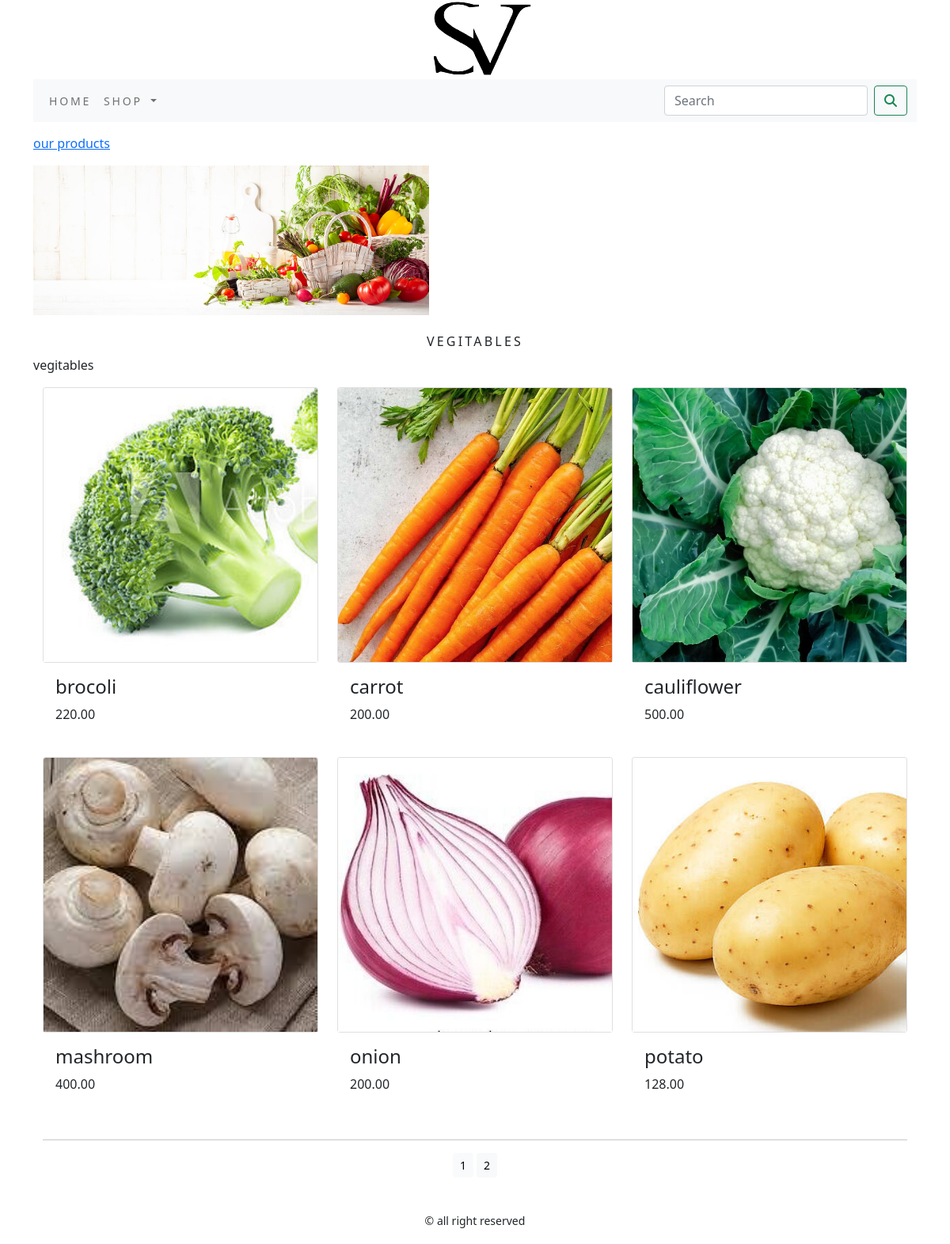
/shop/vegitables-stock/, run on the app's committed database.
### shop/models.py (models this page shows, shortened)
class Category(models.Model):
    name = models.CharField(max_length=250, unique=True)
    slug = models.SlugField(max_length=250, unique=True)
    description = models.TextField(blank=True)
    image = models.ImageField(upload_to='category', blank=True)
    class Meta:
        ordering = ('name',)
        verbose_name = 'category'
        verbose_name_plural = 'categories'
    def get_url(self):
        return reverse('shop:products_by_category', args=[self.slug])

class Product(models.Model):
    name = models.CharField(max_length=250, unique=True)
    slug = models.SlugField(max_length=250, unique=True)
    description = models.TextField(blank=True)
    price = models.DecimalField(max_digits=10, decimal_places=2)
    category = models.ForeignKey(Category, on_delete=models.CASCADE)
    image = models.ImageField(upload_to='product', blank=True)
    stock = models.IntegerField()
    available = models.BooleanField(default=True)
    created = models.DateTimeField(auto_now_add=True)
    updated = models.DateTimeField(auto_now=True)
    def get_url(self):
        return reverse('shop:prodCatdetail', args=[self.category.slug, self.slug])
    class Meta:
        ordering = ('name',)
        verbose_name = 'product'
        verbose_name_plural = 'products'

### shop/views.py (the view)
# urls.py: path('', views.allProdCat, name='allProdCat'),
def allProdCat(request, c_slug=None):
    c_page = None
    products_list = None
    if c_slug != None:
        c_page = get_object_or_404(Category, slug=c_slug)
        products_list = Product.objects.all().filter(category=c_page, available=True)
    else:
        products_list = Product.objects.all().filter(available=True)
    paginator = Paginator(products_list, 6)
    try:
        page = int(request.GET.get('page', '1'))
    except:
        page: 1
    try:
        products = paginator.page(page)
    except (EmptyPage, InvalidPage):
        products = paginator.page(paginator.num_pages)
    return render(request, "category.html", {'category': c_page, 'products': products})

### cart/context_processors.py (called while the page is built)
def counter(request):
    item_count = 0
    if 'admin' in request.path:
        return {}
    else:
        try:
            cart = Cart.objects.filter(cart_id=_cart_id(request))
            cart_items = CartItem.objects.all().filter(cart=cart[:1])
            for cart_item in cart_items:
                item_count += cart_item.quantity
        except Cart.DoesNotExist:
            item_count = 0
    return dict(item_count=item_count)

### cart/views.py (called while the page is built)
def _cart_id(request):
    cart = request.session.session_key
    if not cart:
        cart = request.session.create()
    return cart

### shop/context_processors.py (called while the page is built)
def menu_links(request):
    links = Category.objects.all()
    return dict(links=links)

### templates/category.html (shortened to what this page needs)
{% extends 'base.html' %}
{% load static %}
{% block content %}
{% if category %}
<div>
    <div class="row my_row_class">
        <div class="mx-auto">
       <p><a href="{% url 'shop:allProdCat' %}">our products</a></p>
    </div>
        </div>
</div>
    {% endif %}
<div class="mx_auto">
    {% if category %}
    <img class="my_image" src="{{category.image.url}}" alt="{{category.name}}">
    </div><br>
<div>
    <h1 class="text-center my_title">{{category.name}}</h1>
    <p class="text-justify">{{category.description}}</p>
</div>
    {% endif %}
<div class="container">
    <div class="row mx_auto">
        {% for product in products.object_list %}
        <div class="my_bottom_margin col-9 col-sm-12 col-md-4 col-lg-4">
            <div class="card text-center" style="min-width:18rem;">
                <a href="{{product.get_url}}"><img class="card-img-top my_image" src="{{product.image.url}}" alt="{{product.name}}"></a>
            </div>
            <div class="card-body">
               <h4> {{product.name}}</h4>
                <p> {{product.price}}</p>
            </div>
        </div>
        {% endfor %}
    </div>
    <div class="mx-auto">
        {% if products.paginator.num_pages > 1 %}
        <hr>
        <div class="text-center">
           {% for pg in products.paginator.page_range %}
            <a href="?page={{pg}}" class="btn btn-light btn-sm {% if products.number == pg %} active {% endif %}">{{pg}}</a>
            {% endfor %}
        </div>
        {% endif %}
    </div>
    <br>
</div>
{% endblock %}

### static/css/custom.css (style rules this page uses)
.my_row_class { padding-top:15px; }
.my_image { width:500px; height:auto; }
.my_title { letter-spacing : .2em; font-size :16px; text-transform :uppercase; }
.my_bottom_margin { margin-bottom:10px; }

### data on the page
Category: image (picture), name "VEGITABLES", description "vegitables"
Product: image (picture), name "brocoli", price "220.00"
Product: image (picture), name "carrot", price "200.00"
Product: image (picture), name "cauliflower", price "500.00"
Product: image (picture), name "mashroom", price "400.00"
Product: image (picture), name "onion", price "200.00"
Product: image (picture), name "potato", price "128.00"

### other printed values
{{ pg }} "1" "2"
